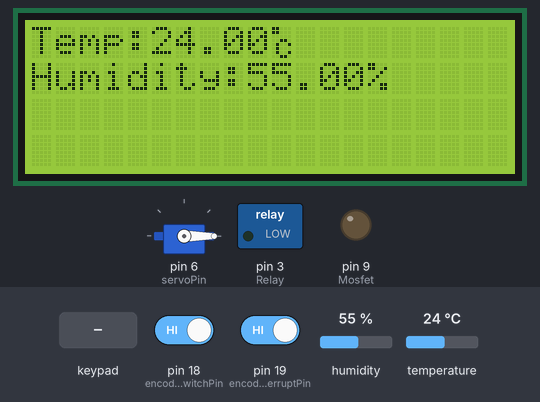
Bench run of a sketch on a simulated Arduino Mega 2560, built with avr-gcc and run on an emulated ATmega2560. Parts: 20×4 character LCD, servo, switched loads named in the sketch (green lamp = pin HIGH), output pins drawn as LEDs (lit = HIGH). Inputs (shaded band) come from the test bench; at power-on: pin 18 (encoderSwitchPin) HIGH, pin 19 (encoderInterruptPin) HIGH, humidity 55 %, temperature 24 °C. Pins used as bus, display or sensor lines are not drawn; what the sketch prints to the serial monitor is not drawn.

Above: at 1.3 s.
1.4 s: keypad keys 1 2 3 4 # pressed 0.4 s apart
At 5.2 s:
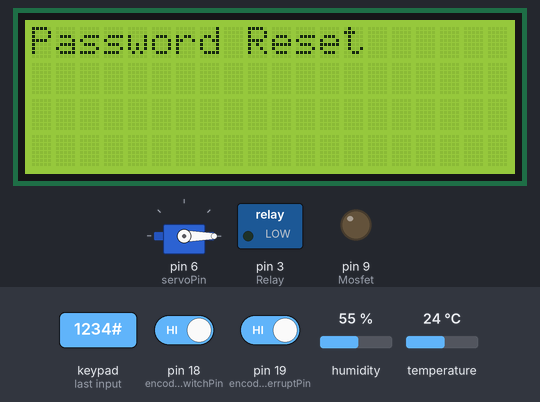
5.4 s: pin 18 (encoderSwitchPin) driven LOW
At 7.9 s:
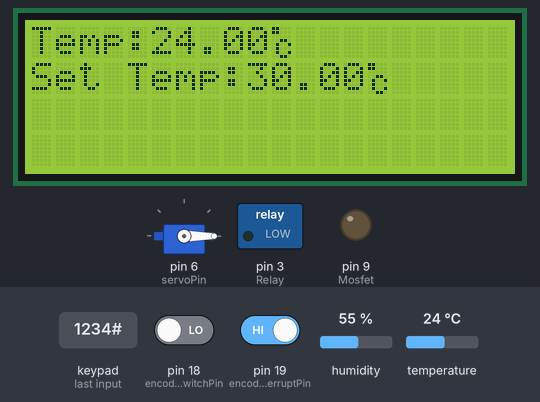
9.0 s: keypad keys 3 6 3 7 3 8 * pressed 0.4 s apart
At 14.0 s:
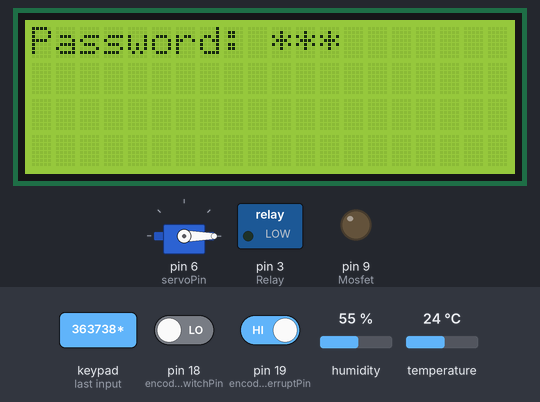
17.8 s: key '*' pressed
19.3 s: keypad keys 3 2 3 3 3 4 3 5 pressed 0.4 s apart
At 23.8 s:
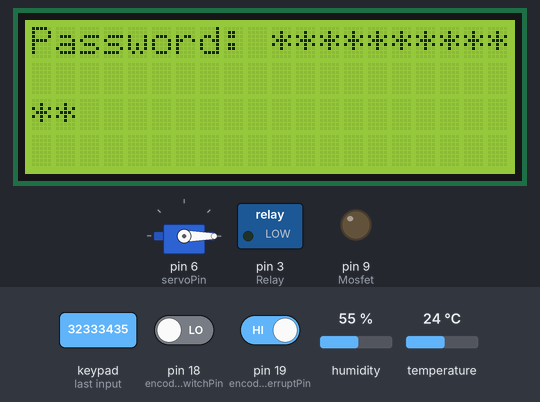
24.0 s: keypad keys 3 2 3 3 3 4 3 5 # pressed 0.4 s apart
At 25.0 s:
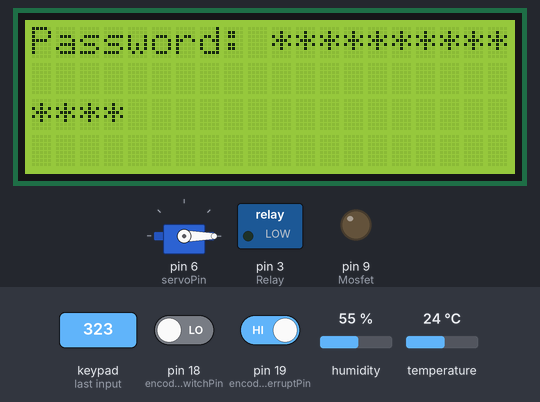
Timing chart, 0 to 27.0 s (numbered marks = the images above; inputs shaded):
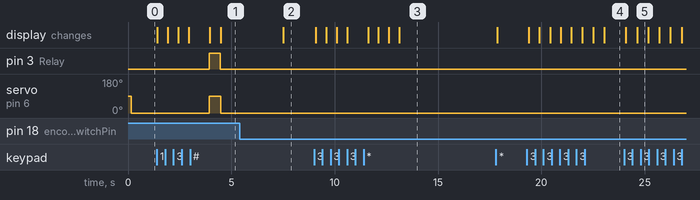

Measured:
- after the input at 1.4 s, pin 3 (Relay): LOW → HIGH after 2.5 s, → LOW 0.53 s later; servo on pin 6 (servoPin): 0° → 90° after 2.5 s, → 0° 0.55 s later; the display: first changes at once (image 1 shows a later state)
- after the input at 5.4 s, the display: changes after 2.1 s (image 2)
- after the input at 9.0 s, the display: first changes after 0.09 s (image 3 shows a later state)
- after the input at 19.3 s, the display: first changes after 0.09 s (image 4 shows a later state)
- after the input at 24.0 s, the display: first changes after 0.09 s (image 5 shows a later state)

The sketch:

LCDmodule.ino
```cpp
/*  Arduino Mega의 경우 LCD의 SDA = 20, SCL = 21에 연결
    encoderInterruptPin과 encoderSwitchPin은 보드에 interrupt핀에 맞게 설정 필요
    DTH 센서에서 받아온 온도와 습도 값은 temperature과 humidity 값에 저장
*/
#include <SPI.h>
#include <MFRC522.h>
#include <Keypad.h>
#include <Servo.h>
#include <SoftwareSerial.h>
#include <MsTimer2.h>
#include "DHT.h"

#include <Wire.h>
#include <LiquidCrystal_I2C.h>

#define encoderInterruptPin 19
#define encoderDirectionPin 17
#define encoderSwitchPin 18

//Door_sensor
// #define doorSensorPin A2

//SERVO
#define servoPin 6

//펠티어
#define Mosfet 9

//조명
#define Relay 3

//RFID
#define SS_PIN 53
#define RST_PIN 49

//DHT11
#define DHTPIN A8
#define DHTTYPE DHT11

#define DEBUG 0                   // 로터리 엔코더 없어서 DEBUG용
LiquidCrystal_I2C Monitor(0x27, 20, 4);
MFRC522 rfid(SS_PIN, RST_PIN);
Servo servo;
SoftwareSerial GPS(14, 15);
DHT dht(DHTPIN, DHTTYPE);

/* State Flag */
volatile bool change = false;
volatile bool set = false;
volatile bool correct = false;
volatile bool door_open = false;
volatile bool reset = false;
volatile bool cooling = false;
volatile bool inputPass = false;
volatile bool light = false;

byte ondo[] = {
  B11000,
  B11000,
  B00000,
  B00110,
  B01001,
  B01000,
  B01001,
  B00110
};

volatile float temperature;              // DTH11 센서 온도 값
volatile float humidity;                 // DTH11 센서 습도 값
volatile float setTemp = 30.0;            // 로터리 엔코더로 온도 설정할 값
volatile int counting = 0;              // 통신을 위한 counting 값
float prev_hum = 50;
float prev_temp = 25.0;

String SetString = "Set Temp:";
String Thermal = "Temp:";
String Humidity = "Humidity:";

volatile int sec = 0;
volatile int close_count = 0;

//LOCK
int pos = 0;
int count = 0;
volatile int wrong = 0;
int index = 0;

String Password = "1234";
const byte ROWS = 4; //four rows
const byte COLS = 3; //three columns
char keys[ROWS][COLS] = {
  {'1', '2', '3'},
  {'4', '5', '6'},
  {'7', '8', '9'},
  {'*', '0', '#'}
};
byte rowPins[ROWS] = {32, 33, 34, 35}; //connect to the row pinouts of the keypad
byte colPins[COLS] = {36, 37, 38}; //connect to the column pinouts of the keypad
Keypad keypad = Keypad( makeKeymap(keys), rowPins, colPins, ROWS, COLS );

/* Module Initialization */
void DIO_Init();                  // 기타 Pin 설정
void Dial_Init();                 // Pin 설정 함수
void Monitor_Init();              // LCD 초기 설정 함수
void DoorLock_Init();             // 잠금 시스템 설정 함수
void Timer_Init();                // 1초마다 실행하게 해줄 인터럽트 타이머

/* Sensing */
void encoderAct();                // 엔코더 돌릴때의 동작
void switchAct();                 // 엔코더 스위치 눌렀을 때 동작
void Sensing();                   // 센서 값 read
void Door_sensing();              // keypad와 RFID읽어오는 함수

/* Actuator */
void UpdateMonitor();             // LCD의 내용이 변경되었을 때 동작
void door_Lock_Unlock();          // 문 잠금
void LED();                       // 실내등
void Cooler();                    // 펠티어 동작
void Actuating();                 // 상황 별 동작 함수


void setup() {
  // put your setup code here, to run once:

  Serial.begin(9600);
  GPS.begin(9600);

  Dial_Init();
  Monitor_Init();
  DoorLock_Init();
  Timer_Init();
  DIO_Init();

}

void loop() {
  // put your main code here, to run repeatedly:
#if DEBUG == 1
  String buff = "";
  while (Serial.available()) {
    buff += (char)Serial.read();
    delay(10);
  }
  if (buff != "") {
    change = true;
    Serial.println(buff);
    if (buff == "+")
      setTemp += 0.1;
    if (buff == "-")
      setTemp -= 0.1;
    if (buff == "set")
      set = !set;
    Serial.println(set);
  }
#endif
  Door_sensing();

  humidity = dht.readHumidity();
  temperature = dht.readTemperature();
  if (isnan(humidity)) {
    humidity = prev_hum;
  }
  if (isnan(temperature)) {
    temperature = prev_temp;
  }
  if (temperature > setTemp)
    cooling = true;
  else
    cooling = false;

  Actuating();
  UpdateMonitor();
  delay(150);
  if (!isnan(humidity))
    prev_hum = humidity;
  if (!isnan(temperature))
    prev_temp = temperature;
}

/*       Module Initialization      */
void DIO_Init() {
  pinMode(Mosfet, OUTPUT);
  pinMode(Relay, OUTPUT);
}
void Dial_Init() {
  pinMode(encoderInterruptPin, INPUT_PULLUP);
  pinMode(encoderDirectionPin, INPUT_PULLUP);
  pinMode(encoderSwitchPin, INPUT_PULLUP);

  attachInterrupt(digitalPinToInterrupt(encoderInterruptPin), encoderAct, FALLING);
  attachInterrupt(digitalPinToInterrupt(encoderSwitchPin), switchAct, FALLING);
}

void Monitor_Init() {
  Monitor.begin();
  Monitor.backlight();
  Monitor.createChar(0x01, ondo);

  change = true;
}

void DoorLock_Init() {
  servo.attach(servoPin);
  SPI.begin();
  rfid.PCD_Init();
}

void Timer_Init() {
  MsTimer2::set(1000, Sensing);
  MsTimer2::start();
}
/*       Module Initialization      */

/* Sensing Function */
void encoderAct() {
  if (set) {
    if (digitalRead(encoderDirectionPin)) {
      setTemp += 0.1;
    }
    else {
      setTemp -= 0.1;
    }
  }
  else
    ;
  delay(100);             // debouncing 제거 용
  change = true;
}

void switchAct() {
  set = !set;
  delay(100);             // debouncing 제거 용
  change = true;
}

void Sensing() {
  change = true;
  counting++;

  if (counting == 300) {
    if (GPS.available()) {   /* GPS code */
      Serial.write(GPS.read()); // 변수로 저장 가능한지 다원이랑 해보기
    }
    /* Communication code 추가*/
    Serial.println(temperature);
    delay(500);
    Serial.println(humidity);
    delay(500);
    Serial.println(setTemp);
    delay(500);
    counting = 0;
  }


  /* end of code */
}

void Door_sensing() {
  char key = keypad.getKey();

  if (key) {
    inputPass = true;
    if (key == Password[index]) {
      index++;
      count++;
    }

    else if (key != Password[index]) {
      index++;
      correct = false;
    }

    if (key == '#') {
      correct = false;
      inputPass = false;
      door_open = false;
      reset = true;
      sec = 0;
      index = 0;
      count = 0;
    }

    if (key == '*') {
      if (!rfid.PICC_IsNewCardPresent()) {
        return;
      }
      if (! rfid.PICC_ReadCardSerial()) {
        return;
      }

      String content = "";

      for (byte i = 0; i < rfid.uid.size; i++) {
        content.concat(String(rfid.uid.uidByte[i] < 0x10 ? "0" : " "));
        content.concat(String(rfid.uid.uidByte[i], HEX));
      }
      content.toUpperCase();

      if (content.substring(1) == "76 F5 3B F8" || content.substring(1) == "F902 B9 55") {
        Monitor.clear();
        Monitor.setCursor(0, 0);
        Monitor.print("Authoried access");
        door_open = true;
        if (content.substring(1) == "76 F5 3B F8") {
          Serial.println("76 F5 3B F8");
        }
        else if (content.substring(1) == "F902 B9 55") {
          Serial.println("F902 B9 55");
        }
        delay(1000);
      }
      else {
        Monitor.clear();
        Monitor.setCursor(0, 0);
        Monitor.print("Access denied");
        delay(1000);
      }
      inputPass = false;
    }

    if (index == 4) {
      if (count == 4) {
        correct = true;
        Monitor.clear();
        Monitor.setCursor(0, 0);
        Monitor.print("Authoried access");
        door_open = true;
        delay(1000);
      }
      else {
        correct = false;
        Monitor.clear();
        Monitor.setCursor(0, 0);
        Monitor.print("Access denied");
        delay(1000);
        door_open = false;
      }
      inputPass = false;
      count = 0;
      index = 0;
    }
  }


}
/* Sensing Function */

/* Actuator Function */
void UpdateMonitor() {
  if (reset) {
    Monitor.clear();
    Monitor.setCursor(0, 0);
    Monitor.print("Password Reset");
    delay(3000);
    reset = false;
  }
  if (inputPass) {
    Monitor.clear();
    Monitor.setCursor(0, 0);
    String temp_str = "Password: ";
    for (int i = 0; i < index; i++) {
      temp_str += "*";
    }
    Monitor.print(temp_str);
    change = false;
  }
  if (change) {
    if (set) {
      Monitor.clear();
      Monitor.setCursor(0, 0);
      Monitor.print(Thermal + String(temperature));
      Monitor.write(0x01);
      Monitor.setCursor(0, 1);
      Monitor.print(SetString + String(setTemp));
      Monitor.write(0x01);
    }
    else {
      Monitor.clear();
      Monitor.setCursor(0, 0);
      Monitor.print(Thermal + String(temperature));
      Monitor.write(0x01);
      Monitor.setCursor(0, 1);
      Monitor.print(Humidity + String(humidity));
      Monitor.print("%");
    }

  }
  change = false;
}

void door_Lock_Unlock() {
  if (door_open) {
    servo.write(90);
    light = true;
    Serial.println("UNLOCK");
  }
  /* door_unlock event 전송*/
  else {
    servo.write(0);
    light = false;
  }
  /* door_lock event 전송*/
}

void LED() {
  if (light)
    digitalWrite(Relay, HIGH);
  /* LED On code */
  else
    digitalWrite(Relay, LOW);
  /* LED Off code */
}

void Cooler() {
  if (cooling) {
    digitalWrite(Mosfet, HIGH);
    Serial.println("ON");
  }
  else {
    digitalWrite(Mosfet, LOW);
  }
}

void Actuating() {
  door_Lock_Unlock();
  LED();
  Cooler();
}
/* Actuator Function */
```
